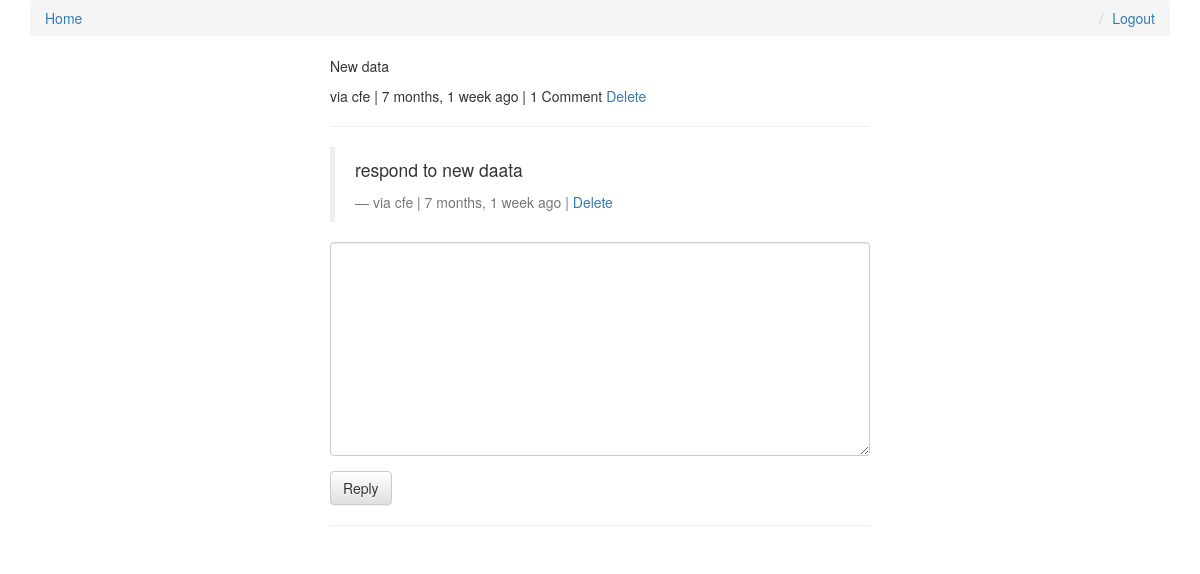
The page /comments/3/ (signed in) on the database its author committed.
### comments/models.py (models this page shows, shortened)
class Comment(models.Model):
    user        = models.ForeignKey(settings.AUTH_USER_MODEL, default=1)
    content_type = models.ForeignKey(ContentType, on_delete=models.CASCADE)
    object_id = models.PositiveIntegerField()
    content_object = GenericForeignKey('content_type', 'object_id')
    parent      = models.ForeignKey("self", null=True, blank=True)
    content     = models.TextField()
    timestamp   = models.DateTimeField(auto_now_add=True)
    objects = CommentManager()
    class Meta:
        ordering = ['-timestamp']
    def get_delete_url(self):
        return reverse("comments:delete", kwargs={"id": self.id})
    def children(self): #replies
        return Comment.objects.filter(parent=self)
    @property
    def is_parent(self):
        if self.parent is not None:
            return False
        return True

### comments/views.py (the view, shortened to what this page needs)
# urls.py: url(r'^(?P<id>\d+)/$', comment_thread, name='thread'),
def comment_thread(request, id):
    try:
        obj = Comment.objects.get(id=id)
    except:
        raise Http404
    if not obj.is_parent:
        obj = obj.parent
    content_object = obj.content_object # Post that the comment is on
    content_id = obj.content_object.id
    initial_data = {
            "content_type": obj.content_type,
            "object_id": obj.object_id
    }
    form = CommentForm(request.POST or None, initial=initial_data)
    context = {
        "comment": obj,
        "form": form,
    }
    return render(request, "comment_thread.html", context)

### comments/forms.py
class CommentForm(forms.Form):
    content_type = forms.CharField(widget=forms.HiddenInput)
    object_id = forms.IntegerField(widget=forms.HiddenInput)
    content = forms.CharField(label='', widget=forms.Textarea)

### templates/comment_thread.html (shortened to what this page needs)
{% extends "base.html" %}
{% load urlify %}
{% load crispy_forms_tags %}
{% block content %}
<div class='col-sm-6 col-sm-offset-3'>
          <p>{{ comment.content }}</p>
          <footer>via {{ comment.user }} | {{ comment.timestamp|timesince }} ago | {% if comment.children.count > 0 %}{{ comment.children.count }} Comment{% if comment.children.count > 1 %}s{% endif %} {% endif %} {% if request.user == comment.user %}<a href='{{ comment.get_delete_url }}'>Delete</a> {% endif %}</footer>
          <hr/>
          <div>
              {% for child_comment in comment.children %}
                <blockquote>
                <p>{{ child_comment.content }}</p>
                <footer>via {{ child_comment.user }} | {{ child_comment.timestamp|timesince }} ago | {% if request.user == child_comment.user %}<a href='{{ child_comment.get_delete_url }}'>Delete</a>{% endif %}</footer>
                </blockquote>
             {% endfor %}
             {% if request.user.is_authenticated %}
            <form method="POST" action="."> {% csrf_token %}
                {{ form|crispy }}
                <input type='submit' value='Reply' class='btn btn-default'>
            </form>
            {% else %}
            <p>You must login to comment </p>
            {% endif %}
        </div>
        <hr/>
</div>
{% endblock content %}

### rows shown on the page
Comment: content "New data", user "cfe", timestamp "7 months, 1 week", children.count "1"
Comment: content "respond to new daata", user "cfe", timestamp "7 months, 1 week"
